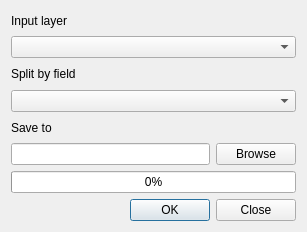
<?xml version="1.0" encoding="UTF-8"?>
<ui version="4.0">
 <class>ShapefileSplitterDialog</class>
 <widget class="QDialog" name="ShapefileSplitterDialog">
  <property name="geometry">
   <rect>
    <x>0</x>
    <y>0</y>
    <width>307</width>
    <height>232</height>
   </rect>
  </property>
  <property name="windowTitle">
   <string>Shapefile splitter</string>
  </property>
  <layout class="QVBoxLayout" name="verticalLayout">
   <item>
    <widget class="QLabel" name="label">
     <property name="text">
      <string>Input layer</string>
     </property>
    </widget>
   </item>
   <item>
    <widget class="QComboBox" name="inputLayerCombo"/>
   </item>
   <item>
    <widget class="QLabel" name="label_2">
     <property name="text">
      <string>Split by field</string>
     </property>
    </widget>
   </item>
   <item>
    <widget class="QComboBox" name="splitFieldCombo"/>
   </item>
   <item>
    <widget class="QLabel" name="label_3">
     <property name="text">
      <string>Save to</string>
     </property>
    </widget>
   </item>
   <item>
    <layout class="QHBoxLayout" name="horizontalLayout">
     <item>
      <widget class="QLineEdit" name="leOutputDir"/>
     </item>
     <item>
      <widget class="QPushButton" name="btnSelectDir">
       <property name="text">
        <string>Browse</string>
       </property>
      </widget>
     </item>
    </layout>
   </item>
   <item>
    <widget class="QProgressBar" name="progressBar">
     <property name="value">
      <number>0</number>
     </property>
    </widget>
   </item>
   <item>
    <widget class="QDialogButtonBox" name="buttonBox">
     <property name="orientation">
      <enum>Qt::Horizontal</enum>
     </property>
     <property name="standardButtons">
      <set>QDialogButtonBox::Close|QDialogButtonBox::Ok</set>
     </property>
    </widget>
   </item>
  </layout>
 </widget>
 <resources/>
 <connections>
  <connection>
   <sender>buttonBox</sender>
   <signal>accepted()</signal>
   <receiver>ShapefileSplitterDialog</receiver>
   <slot>accept()</slot>
   <hints>
    <hint type="sourcelabel">
     <x>248</x>
     <y>254</y>
    </hint>
    <hint type="destinationlabel">
     <x>157</x>
     <y>274</y>
    </hint>
   </hints>
  </connection>
  <connection>
   <sender>buttonBox</sender>
   <signal>rejected()</signal>
   <receiver>ShapefileSplitterDialog</receiver>
   <slot>reject()</slot>
   <hints>
    <hint type="sourcelabel">
     <x>316</x>
     <y>260</y>
    </hint>
    <hint type="destinationlabel">
     <x>286</x>
     <y>274</y>
    </hint>
   </hints>
  </connection>
 </connections>
</ui>
